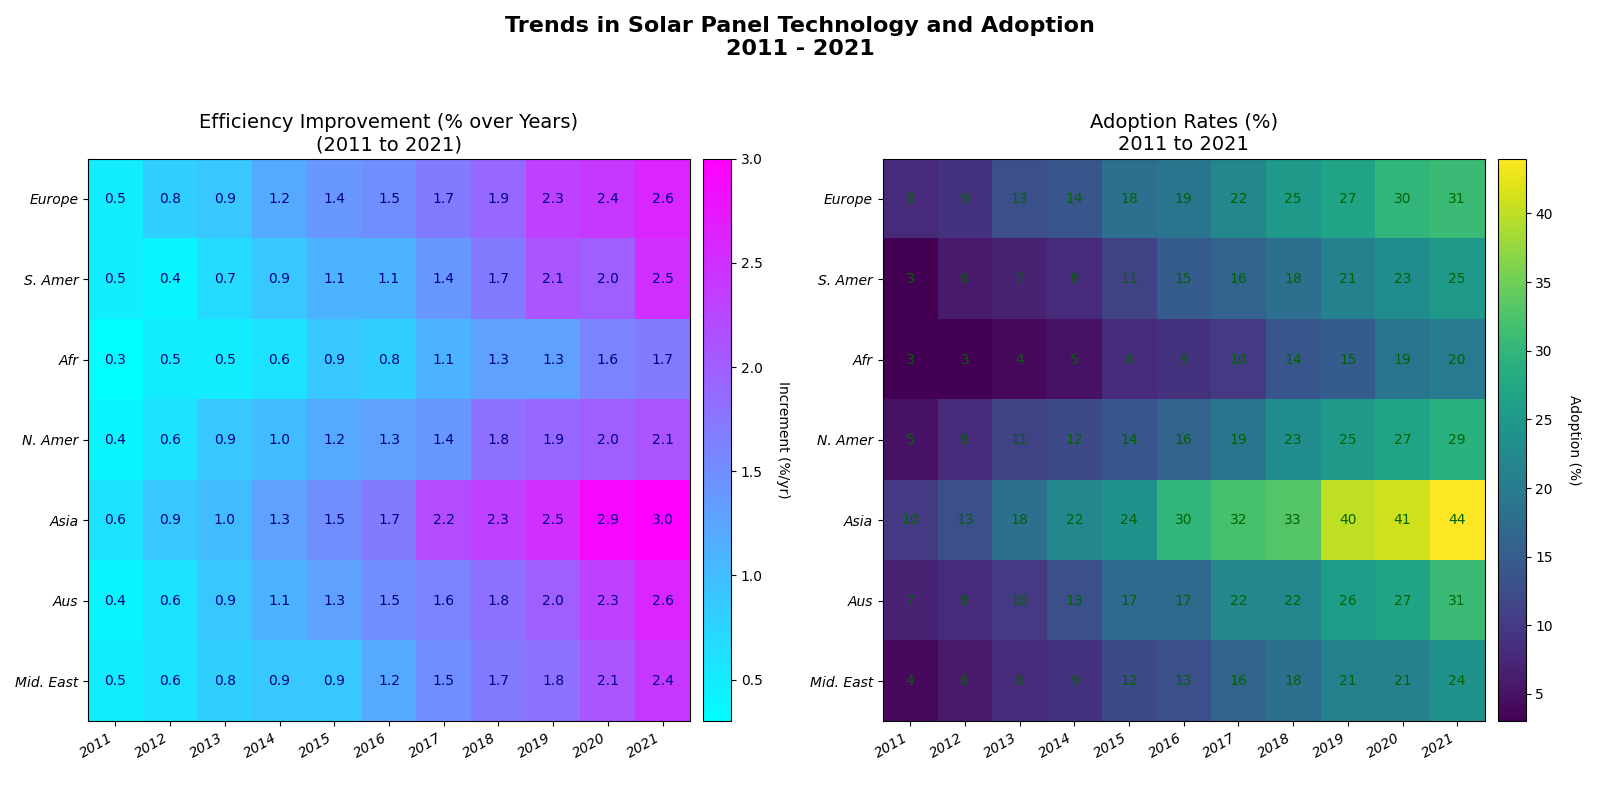

The script that drew this image:
import numpy as np
import matplotlib.pyplot as plt

years = np.arange(2011, 2022)
regions = ["Europe", "South America", "Africa", "North America", "Asia", "Australia", "Middle East"]

adoption_rates = np.array([
    [8, 9, 13, 14, 18, 19, 22, 25, 27, 30, 31],
    [3, 6, 7, 8, 11, 15, 16, 18, 21, 23, 25],
    [3, 3, 4, 5, 8, 9, 10, 14, 15, 19, 20],
    [5, 8, 11, 12, 14, 16, 19, 23, 25, 27, 29],
    [10, 13, 18, 22, 24, 30, 32, 33, 40, 41, 44],
    [7, 8, 10, 13, 17, 17, 22, 22, 26, 27, 31],
    [4, 6, 8, 9, 12, 13, 16, 18, 21, 21, 24]
])

efficiency_improvement = np.array([
    [0.5, 0.8, 0.9, 1.2, 1.4, 1.5, 1.7, 1.9, 2.3, 2.4, 2.6],
    [0.5, 0.4, 0.7, 0.9, 1.1, 1.1, 1.4, 1.7, 2.1, 2.0, 2.5],
    [0.3, 0.5, 0.5, 0.6, 0.9, 0.8, 1.1, 1.3, 1.3, 1.6, 1.7],
    [0.4, 0.6, 0.9, 1.0, 1.2, 1.3, 1.4, 1.8, 1.9, 2.0, 2.1],
    [0.6, 0.9, 1.0, 1.3, 1.5, 1.7, 2.2, 2.3, 2.5, 2.9, 3.0],
    [0.4, 0.6, 0.9, 1.1, 1.3, 1.5, 1.6, 1.8, 2.0, 2.3, 2.6],
    [0.5, 0.6, 0.8, 0.9, 0.9, 1.2, 1.5, 1.7, 1.8, 2.1, 2.4]
])

fig, axs = plt.subplots(nrows=1, ncols=2, figsize=(16, 8))

# Change heatmap appearance
im1 = axs[0].imshow(efficiency_improvement, cmap='cool', aspect='auto')
axs[0].set_title('Efficiency Improvement (% over Years)\n(2011 to 2021)', fontsize=14, weight='normal')
axs[0].set_xticks(np.arange(len(years)))
axs[0].set_yticks(np.arange(len(regions)))
axs[0].set_xticklabels(years, rotation=30, ha='right', fontstyle='italic')
axs[0].set_yticklabels(['Europe', 'S. Amer', 'Afr', 'N. Amer', 'Asia', 'Aus', 'Mid. East'], fontstyle='italic')
for i in range(len(regions)):
    for j in range(len(years)):
        axs[0].text(j, i, f'{efficiency_improvement[i, j]:.1f}', ha='center', va='center', color='darkblue')

# Adjust colorbar position and formatting
cbar1 = plt.colorbar(im1, ax=axs[0], fraction=0.05, pad=0.02)
cbar1.set_label('Increment (%/yr)', rotation=270, labelpad=20)

# Change markers and lines
im2 = axs[1].imshow(adoption_rates, cmap='viridis', aspect='auto')
axs[1].set_title('Adoption Rates (%)\n2011 to 2021', fontsize=14, weight='normal')
axs[1].set_xticks(np.arange(len(years)))
axs[1].set_yticks(np.arange(len(regions)))
axs[1].set_xticklabels(years, rotation=30, ha='right', fontstyle='italic')
axs[1].set_yticklabels(['Europe', 'S. Amer', 'Afr', 'N. Amer', 'Asia', 'Aus', 'Mid. East'], fontstyle='italic')
for i in range(len(regions)):
    for j in range(len(years)):
        axs[1].text(j, i, f'{adoption_rates[i, j]}', ha='center', va='center', color='darkgreen')

# Change colorbar label
cbar2 = plt.colorbar(im2, ax=axs[1], fraction=0.05, pad=0.02)
cbar2.set_label('Adoption (%)', rotation=270, labelpad=20)

plt.suptitle('Trends in Solar Panel Technology and Adoption\n2011 - 2021', fontsize=16, weight='bold')
plt.tight_layout(rect=[0, 0.03, 1, 0.95])
plt.show()
